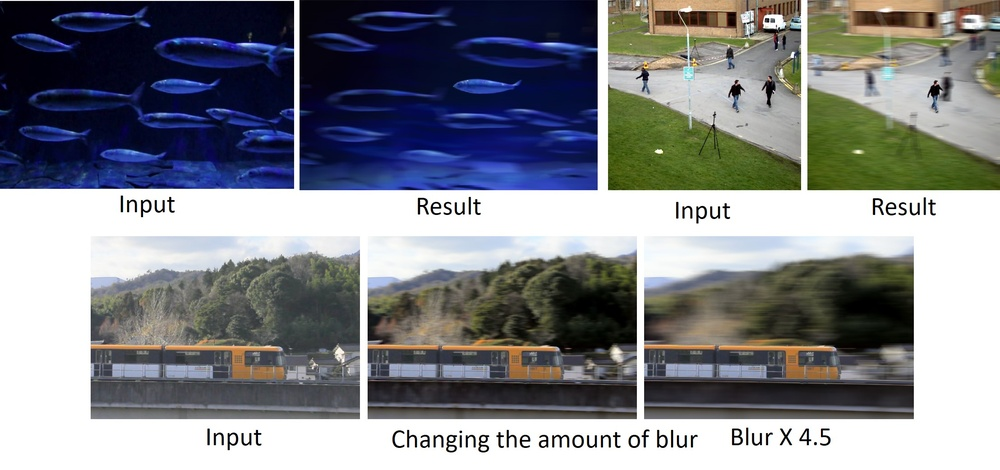
#> input picture Results.jpg, 1000 x 470 px, shrunk from 2217 x 1043 before the run
$ python task1.py
#> lines starting #> are read from the running program, lines starting #| are printed output that depends on the picture
import cv2 as cv

img=cv.imread('Results.jpg')
#> img is the input picture: shape (470, 1000, 3); mean B, G, R 136.8, 131.5, 129.1
cv.imshow('Original',img)
cv.waitKey(0)
gray=cv.cvtColor(img,cv.COLOR_BGR2GRAY)
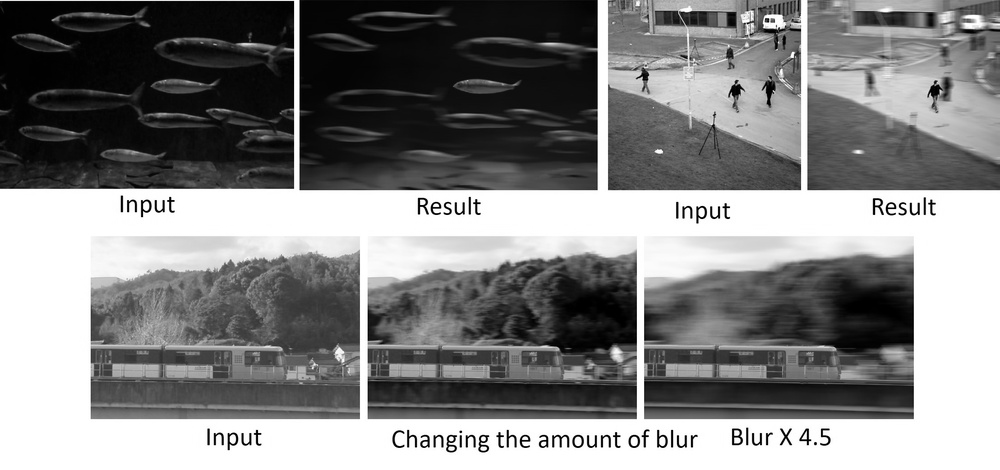
#> gray: shape (470, 1000); min 0, max 255, mean 131.4
cv.imwrite('Gray.jpg',gray)
cv.imshow('Gray',gray)
cv.waitKey(0)
length=img.shape[1]
#> length = 1000
width=img.shape[0]
#> width = 470
circle=cv.circle(img, (int(length / 2), int(width / 2)), 500, 100)
cv.imshow('Circle',circle)
cv.waitKey(0)
line=cv.line(img,(0,0),(int(length / 2), int(width / 2)), (0, 0, 255), 3)
cv.imshow('Line',line)
cv.waitKey(0)

cv.imwrite('result.jpg',line)
